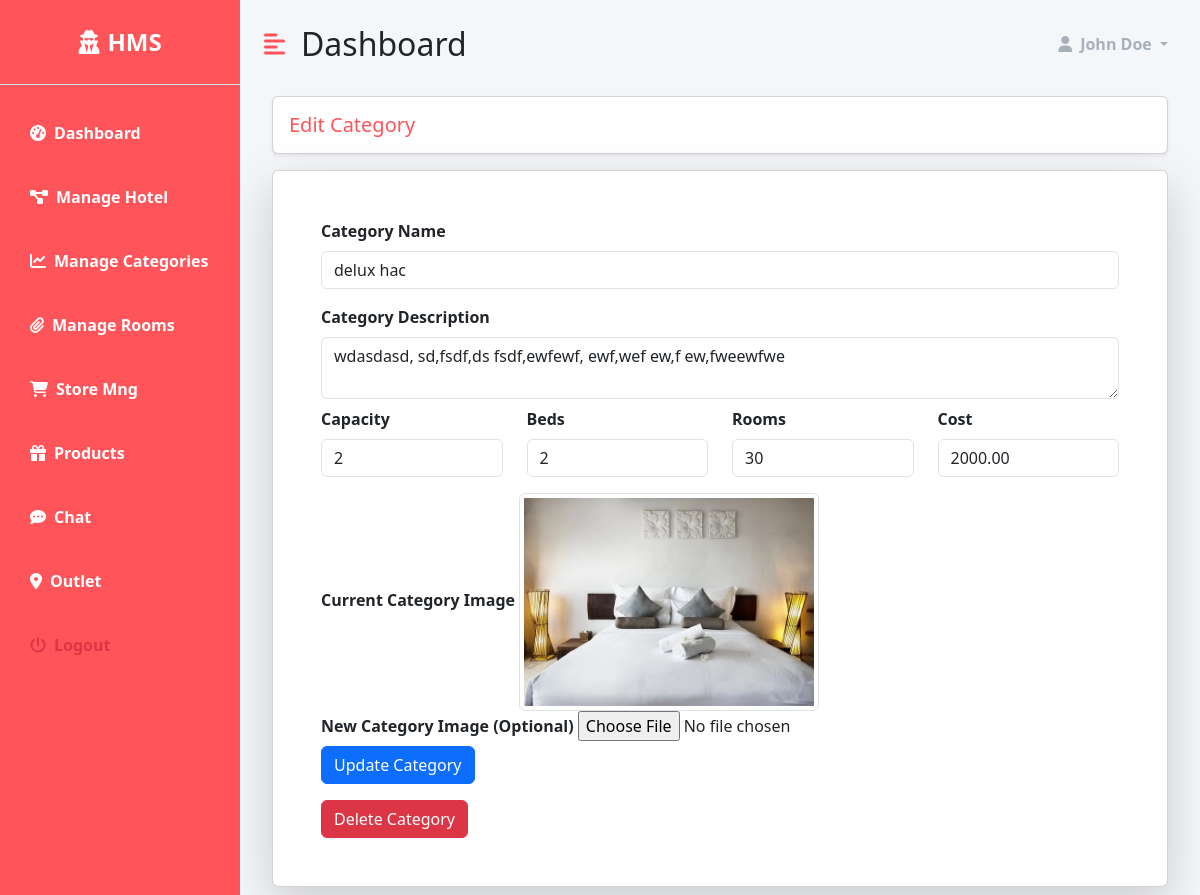
The app's page /dashboard/category/1, older data.
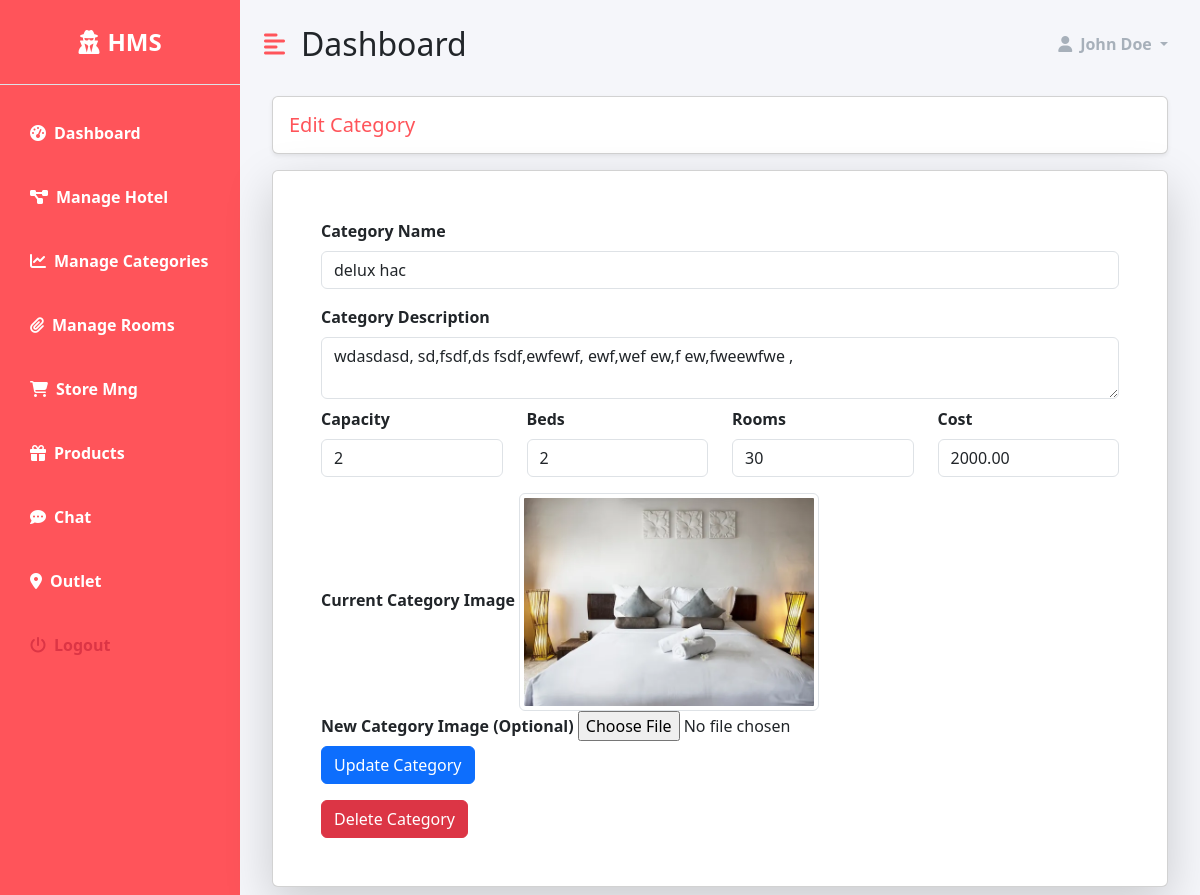
The same page, newer data.
### hotel/models.py (models this page shows, shortened)
class RoomCategory(models.Model):
    name = models.CharField(max_length=255)
    description = models.TextField()
    capacity = models.IntegerField()
    beds = models.IntegerField()
    rooms = models.IntegerField()
    cost = models.DecimalField(max_digits=10, decimal_places=2)
    added_on = models.DateTimeField(auto_now_add=True)
    image = models.ImageField(upload_to="room_category_images")

### dashboard/views.py (the view)
# urls.py: path('category/<int:category_id>' , views.category_detail , name='category-detail'),
def category_detail(request, category_id):
    category = get_object_or_404(RoomCategory, pk=category_id)
    context = {
        'category': category,
    }
    return render(request, 'dashboard/hotel/edit_category.html', context)

### templates/dashboard/hotel/edit_category.html (shortened to what this page needs)
{% extends 'dashboard/base.html' %}
{% load static %}
{% block content %}
    <div class="row">
        <div class="col-md-12">
            <h5 class=" m-2 primary-text card shadow-sm p-3">Edit Category</h5>
        </div>
    </div>
    <div class="card shadow-lg m-2">
        <div class="col-md-12 p-5">
            <form method="post" action="{% url 'dashboard:edit-category' %}" enctype="multipart/form-data">
                <div class="mb-3">
                <div class="form-group">
                    <label for="name"  class="form-label fw-bold">Category Name</label>
                    <input type="text" class="form-control" id="name" name="name" value="{{ category.name }}" required>
                </div>
            </div>
                <div class="form-group">
                    <label for="description" class="form-label fw-bold">Category Description</label>
                    <textarea class="form-control" id="description" name="description" required>{{ category.description }}</textarea>
                </div>
                <div class="row mt-2">
                    <div class="mb-3 col-md-3 col-xl-3 col-sm-6 ">
                    <div class="form-group">
                        <label for="capacity" class="form-label fw-bold">Capacity</label>
                        <input type="number" class="form-control" id="capacity" name="capacity" value="{{ category.capacity }}" required>
                    </div>
                </div>
                    <div class="mb-3 col-md-3 col-xl-3 col-sm-6">
                    <div class="form-group">
                        <label for="beds" class="form-label fw-bold">Beds</label>
                        <input type="number" class="form-control" id="beds" name="beds" value="{{ category.beds }}" required>
                    </div>
                    </div>
                    <div class="mb-3 col-md-3 col-xl-3 col-sm-6">
                    <div class="form-group">
                        <label for="rooms" class="form-label fw-bold">Rooms</label>
                        <input type="number" class="form-control" id="rooms" name="rooms" value="{{ category.rooms }}" required>
                    </div>
                </div>
                    <div class="mb-3 col-md-3 col-xl-3 col-sm-6">
                    <div class="form-group" >
                        <label for="cost" class="form-label fw-bold">Cost</label>
                        <input type="text" class="form-control" id="cost" name="cost" value="{{ category.cost }}" required>
                    </div>
                    </div
                </div>
                <div class="form-group">
                    <label for="image" class="form-label fw-bold">Current Category Image</label>
                    <img src="{{ category.image.url }}" alt="{{ category.name }}" class="img-thumbnail" width="300px">
                </div>
                <div class="form-group">
                    <label for="new_image"class="form-label fw-bold">New Category Image (Optional)</label>
                    <input type="file" class="form-control-file" id="image" name="new_image">
                </div>
                <div class="form-group">
                    <button type="submit" class="btn btn-primary">Update Category</button>
                </div>
            </form>
            <form method="post" action="{% url 'dashboard:delete-category' %}" class="mt-3">
                <button type="button" class="btn btn-danger" data-bs-toggle="modal" data-bs-target="#confirmDeleteModal">
                    Delete Category
                </button>
            </form>
        </div>
    </div>
{% endblock %}

Row changes from the older to the newer data that the page shows:
changed RoomCategory "delux hac": description "wdasdasd, sd,fsdf,ds fsdf,ewfewf, ewf,wef ew,f ew,fweewfwe" → "wdasdasd, sd,fsdf,ds fsdf,ewfewf, ewf,wef ew,f ew,fweewfwe ,"
